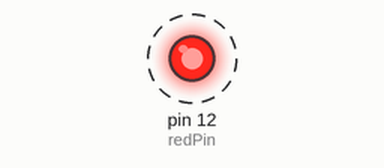
Recording of a sketch running on a simulated Arduino Uno, built with avr-gcc and run on an emulated ATmega328P. Parts: output pins drawn as LEDs (lit = HIGH). Dashed ring = blinking.

Above: at 0.2 s.
Timing chart, 0 to 3.0 s (numbered marks = the images above):
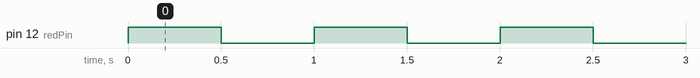

The sketch:

new_red.ino
```cpp
int redPin = 12;

void setup() {
  // put your setup code here, to run once:
pinMode(redPin, OUTPUT);
}

void loop() {
  // put your main code here, to run repeatedly:
digitalWrite(redPin, HIGH);
delay(500);
digitalWrite(redPin, LOW);
delay(500);
}
```

Measured:
- by itself, pin 12 (redPin): alternates HIGH for 0.50 s and LOW for 0.50 s
